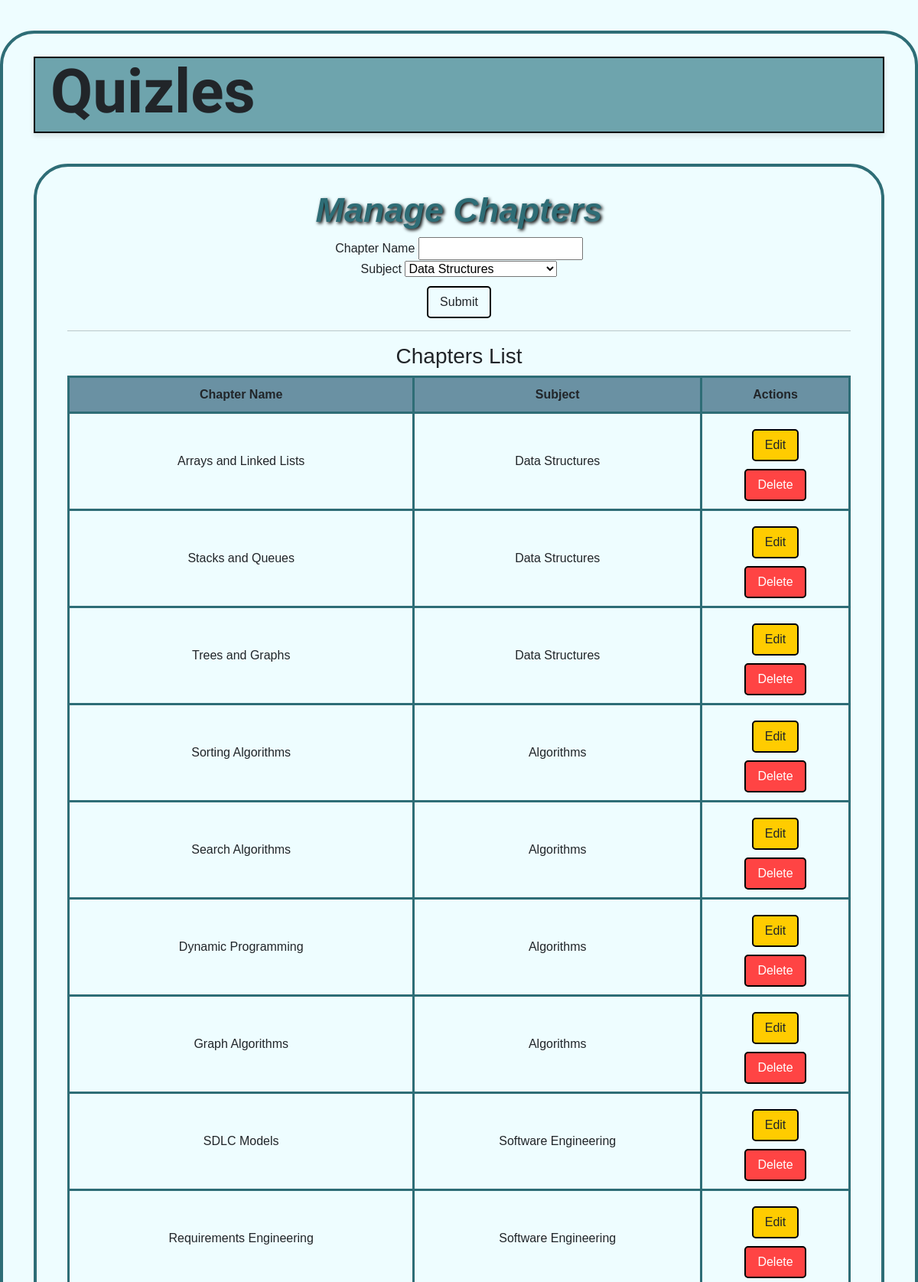
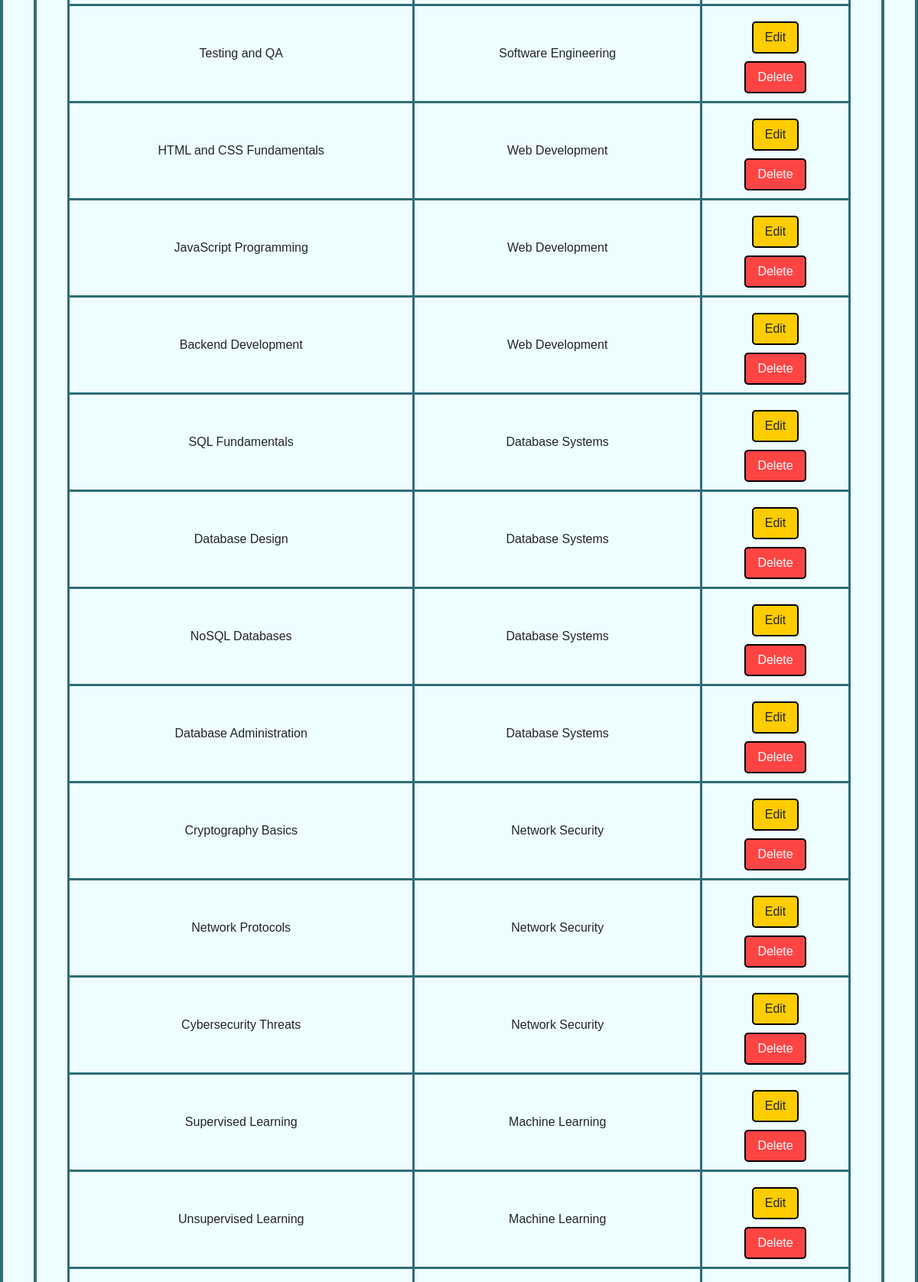
The app's page /admin/manage_chapter (signed in, upper part) with its own data (2 pictures, top to bottom).
### models.py (models this page shows)
class Chapter(db.Model):
    __tablename__ = 'chapter'
    id = db.Column(db.Integer, primary_key=True)
    name = db.Column(db.String(50), unique=True, nullable=False)
    subject_id = db.Column(db.Integer, db.ForeignKey('subject.id'), nullable=False)
    subject = db.relationship('Subject', back_populates='chapters')
    quizzes = db.relationship('Quiz', backref='chapter', lazy=True)

class Subject(db.Model):
    __tablename__ = 'subject'
    id = db.Column(db.Integer, primary_key=True)
    name = db.Column(db.String(50), unique=True, nullable=False)
    branch_id = db.Column(db.Integer, db.ForeignKey('branch.id'), nullable=False)
    chapters = db.relationship('Chapter', back_populates='subject', lazy=True)
    quizzes = db.relationship('Quiz', backref='subject', lazy=True)

### routes.py (the view, shortened to what this page needs)
@admin_bp.route("/manage_chapter", methods=['GET', 'POST'])
@login_required
def manage_chapter():
    form = ChapterForm()
    form.subject_id.choices = [(s.id, s.name) for s in Subject.query.all()]  # Populate dropdown with subjects
    chapters = Chapter.query.options(joinedload(Chapter.subject)).all()
    return render_template("admin/manage_chapter.html", form=form, chapters=chapters)

### forms.py
class ChapterForm(FlaskForm):
    name = StringField('Chapter Name', validators=[DataRequired()])
    subject_id = SelectField('Subject', coerce=int, validators=[DataRequired()])  # Dropdown for subject selection
    submit = SubmitField('Submit')

### app.py (called while the page is built)
@login_manager.user_loader
def load_user(user_id):
    return User.query.get(int(user_id))

### templates/admin/manage_chapter.html (shortened to what this page needs)
{% extends 'layout.html' %}
{% block content %}
<div class="header">
    <h3 onclick="location.href='{{ url_for('admin.admin_home') }}'">Quizles</h3>
</div>
<div class="container">
    <h2>Manage Chapters</h2>
    <form method="POST">
        <label>{{ form.name.label }}</label> {{ form.name }}
        <br>
        <label>{{ form.subject_id.label }}</label> {{ form.subject_id }}
        <br>
        {{ form.submit(class="btn") }}
    </form>
    <hr>
    <h3>Chapters List</h3>
    <table>
        <thead>
            <tr>
                <th>Chapter Name</th>
                <th>Subject</th>
                <th>Actions</th>
            </tr>
        </thead>
        <tbody>
            {% for chapter in chapters %}
            <tr>
                <td>{{ chapter.name }}</td>
                <td>{{ chapter.subject.name }}</td>
                <td>
                    <form method="POST">
                        <button type="submit" class="btn edit-btn">Edit</button>
                    </form>
                    <form method="POST" action="{{ url_for('admin.delete_chapter', chapter_id=chapter.id) }}">
                        <button type="submit" class="btn delete-btn" onclick="return confirm('Are you sure?')">Delete</button>
                    </form>
                </td>
            </tr>
            {% endfor %}
        </tbody>
    </table>
</div>
{% endblock %}

### templates/admin/manage_chapter.html (style rules this page uses)
body { background-color: #EEFDFF; font-family: 'Comic Sans MS', cursive, sans-serif; display: flex; flex-direction: column; align-items: center; height: 100vh; margin: 0; padding: 0; }
.header { width: 100%; background-color: #6ea4ad; display: flex; justify-content: space-between; align-items: center; padding: 15px 20px; height: 100px; border: 2.5px solid black; box-shadow: 0px 4px 6px rgba(0, 0, 0, 0.1); }
.header h3 { font-size: 80px; font-weight: bold; font-family: 'Irish Grover', cursive; cursor: pointer; }
h2 { font-weight: bolder; font-style: italic; color: #2E6D76; font-size: 45px; text-shadow: 2px 2px 4px black; }
.container { width: 100%; max-width: 1200px; margin: 40px auto; background-color: #EEFDFF; padding: 30px 40px; border-radius: 45px; border: 4px solid #2E6D76; text-align: center; }
table { width: 100%; border-collapse: collapse; }
th, td { padding: 10px; border: 3px solid #2E6D76; text-align: center; }
th { background-color: #6a91a3; font-weight: bold; }
.btn { padding: 7px 15px; font-size: 16px; cursor: pointer; margin-top: 10px; border-radius: 5px; border: 2px solid black; }
.edit-btn { background-color: #ffcc00; }
.delete-btn { background-color: #ff4444; color: white; }

### records on screen
Chapter: name "Arrays and Linked Lists", subject.name "Data Structures"
Chapter: name "Stacks and Queues", subject.name "Data Structures"
Chapter: name "Trees and Graphs", subject.name "Data Structures"
Chapter: name "Sorting Algorithms", subject.name "Algorithms"
Chapter: name "Search Algorithms", subject.name "Algorithms"
Chapter: name "Dynamic Programming", subject.name "Algorithms"
Chapter: name "Graph Algorithms", subject.name "Algorithms"
Chapter: name "SDLC Models", subject.name "Software Engineering"
Chapter: name "Requirements Engineering", subject.name "Software Engineering"
Chapter: name "Testing and QA", subject.name "Software Engineering"
Chapter: name "HTML and CSS Fundamentals", subject.name "Web Development"
Chapter: name "JavaScript Programming", subject.name "Web Development"
Chapter: name "Backend Development", subject.name "Web Development"
Chapter: name "SQL Fundamentals", subject.name "Database Systems"
Chapter: name "Database Design", subject.name "Database Systems"
Chapter: name "NoSQL Databases", subject.name "Database Systems"
Chapter: name "Database Administration", subject.name "Database Systems"
Chapter: name "Cryptography Basics", subject.name "Network Security"
Chapter: name "Network Protocols", subject.name "Network Security"
Chapter: name "Cybersecurity Threats", subject.name "Network Security"
Chapter: name "Supervised Learning", subject.name "Machine Learning"
Chapter: name "Unsupervised Learning", subject.name "Machine Learning"
